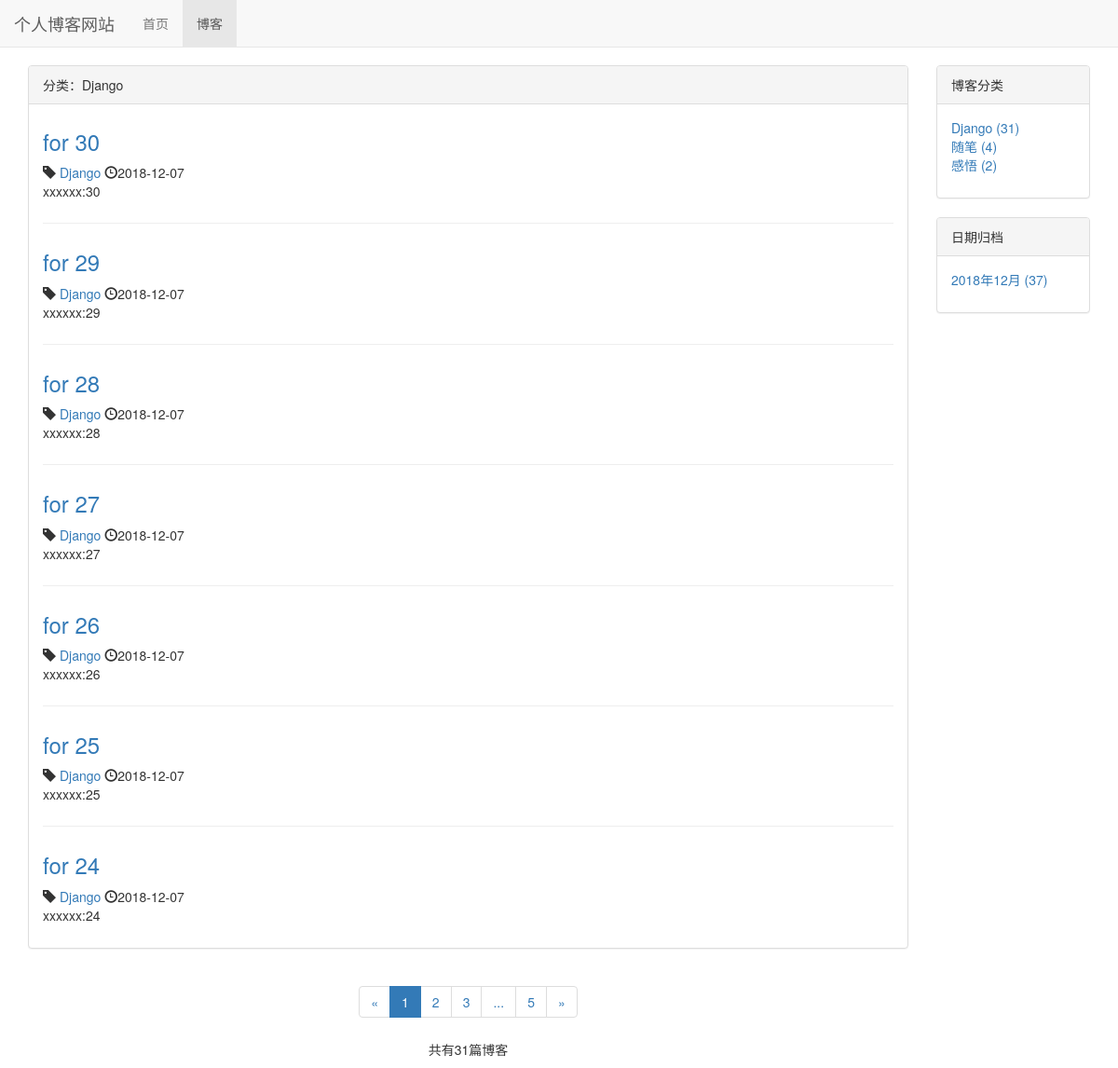
The page /blog/type/1 on the database its author committed.
### blog/models.py (models this page shows, shortened)
class BlogType (models.Model):
    type_name = models.CharField(max_length=15)
    def __str__ (self):  #让文章选择分类时能看到分类名
        return self.type_name
    def blog_count(self):
        return self.blog_set.count()  # blog_set 反向获取被关联外键的model（模型名称小写加_set）

class Blog(models.Model):
    title = models.CharField(max_length=50)
    blog_type = models.ForeignKey(BlogType,on_delete=models.DO_NOTHING)
    content = models.TextField()
    author = models.ForeignKey(User,on_delete=models.DO_NOTHING)
    created_time = models.DateTimeField(auto_now_add=True)
    last_updated_time = models.DateTimeField(auto_now=True)
    class Meta:
        ordering = ['-created_time']

### blog/views.py (the view)
# urls.py: path('type/<int:blog_type_pk>',views.blogs_with_type,name="blogs_with_type"),
def blogs_with_type(request,blog_type_pk):
    blog_type = get_object_or_404(BlogType,pk=blog_type_pk)
    blogs_all_list=Blog.objects.filter(blog_type=blog_type)
    context = {}
    context = get_blog_list_common_date(request,blogs_all_list)
    context['blog_type'] = blog_type
    return render_to_response('blog/blogs_with_type.html',context)

### blog/templates/blog/blogs_with_type.html (shortened to what this page needs)
{% extends 'blog/blog_list.html' %}
{% block blog_list_title %}
    分类：{{ blog_type.type_name }}
{% endblock %}

### blog/templates/blog/blog_list.html (shortened to what this page needs)
{% extends 'base.html' %}
{% block nav_blog_active %}active{%endblock%}
{% load staticfiles %}
{% block header_extends %}
    <link rel="stylesheet" href= "{% static 'blog/blog.css' %}" >
{% endblock %}
{% block content %}
    <div class="container">
        <div class="row">
            <div class=" col-xs-12 col-sm-8 col-md-9 col-lg-10">
                <div class="panel panel-default">
                    <div class="panel-heading"> {% block blog_list_title %}博客列表  {% endblock %}</div>
                    <div class="panel-body">
                        {% for blog in blogs %}
                            <div class="blog">
                                <h3><a href="{% url 'blog_detail' blog.pk %}">{{ blog.title }}</a></h3>
                                    <p class="blog-info">
                                        <span class="glyphicon glyphicon-tag"></span>
                                         <a href="{% url 'blogs_with_type' blog.blog_type.pk %}"> {{ blog.blog_type }}</a>
                                        <span class="glyphicon glyphicon-time"></span>{{ blog.created_time|date:"Y-m-d"}}
                                    </p>
                                <p>{{ blog.content|truncatechars:60}}</p>
                            </div>
                        {% empty %}
                            <div class="blog">
                                <p> <h3>暂无博客，敬请期待</h3></p>
                            </div>
                        {% endfor %}
                    </div>
                </div>
                <div class = "paginator">
                    <ul class="pagination">
                        <li>
                            {% if page_of_blogs.has_previous %}
                                <a href="?page={{ page_of_blogs.previous_page_number }}" aria-label="Previous">
                                    <span aria-hidden="true">&laquo;</span>
                                </a>
                            {% else %}
                                <span aria-hidden="true">&laquo;</span>
                            {% endif %}
                        </li>
                        {% for page_num in page_range %}
                            {% if page_num == page_of_blogs.number %}
                                <li class= "active"><span>{{ page_num }}</span></li>
                            {% elif page_num == '...' %}
                                <li><span>{{ page_num }}</span></li>
                            {% else %}
                                <li><a href="?page={{ page_num }}">{{ page_num }}</a></li>
                            {% endif %}
                        {% endfor %}
                        <li>
                            {% if page_of_blogs.has_next %}
                                <a href="?page={{ page_of_blogs.next_page_number }}" aria-label="Next">
                                    <span aria-hidden="true">&raquo;</span>
                                </a>
                            {% else %}
                                <span aria-hidden="true">&raquo;</span>
                            {% endif %}
                        </li>
                    </ul>
                    <p>
                        共有{{ page_of_blogs.paginator.count }}篇博客
                    </p>
                </div>
            </div>
            <div class=" hidden-xs col-sm-4 col-md-3 col-lg-2">
                <div class="panel panel-default">
                    <div class="panel-heading">博客分类</div>
                    <div class="panel-body">
                        <ul class="blog-types">
                            {% for  blog_type in blog_types %}
                                <li>
                                    <a href="{% url 'blogs_with_type' blog_type.pk %}">
                                        {{ blog_type.type_name }} ({{ blog_type.blog_count }})
                                    </a>
                                </li>
                            {% empty %}
                                <li>暂无分类</li>
                            {% endfor %}
                        </ul>
                    </div>
                </div>
                <div class="panel panel-default">
                    <div class="panel-heading">日期归档</div>
                    <div class="panel-body">
                        <ul>
                            {% for blog_date, blog_count in blog_dates.items %}
                                <li>
                                    <a href="{% url 'blogs_with_date' blog_date.year blog_date.month %}">
                                        {{ blog_date|date:"Y年m月" }} ({{ blog_count }})
                                    </a>
                                </li>
                            {% endfor %}
                        </ul>
                    </div>
                </div>
            </div>
        </div>
    </div>
{% endblock %}

### static/base.css (style rules this page uses)
* { margin: 0; padding: 0; }
body { margin-top: 70px!important; }
ul { list-style-type: none; }

### blog/static/blog/blog.css (style rules this page uses)
ul.blog-types { list-style-type: none; }
div.blog:not(:last-child) { margin-bottom: 2em; padding-bottom: 1em; border-bottom: 1px solid #eee; }
div.blog h3 { margin-top: 0.5em; }
div.blog p.blog-info { margin-bottom: 0; }
div.paginator { text-align: center; }

### rows shown on the page
BlogType: type_name "Django", blog_count "31"
Blog: title "for 30", blog_type "Django", created_time "2018-12-07", content "xxxxxx:30"
Blog: title "for 29", blog_type "Django", created_time "2018-12-07", content "xxxxxx:29"
Blog: title "for 28", blog_type "Django", created_time "2018-12-07", content "xxxxxx:28"
Blog: title "for 27", blog_type "Django", created_time "2018-12-07", content "xxxxxx:27"
Blog: title "for 26", blog_type "Django", created_time "2018-12-07", content "xxxxxx:26"
Blog: title "for 25", blog_type "Django", created_time "2018-12-07", content "xxxxxx:25"
Blog: title "for 24", blog_type "Django", created_time "2018-12-07", content "xxxxxx:24"
BlogType: type_name "随笔", blog_count "4"
BlogType: type_name "感悟", blog_count "2"

### other values the page prints
{{ page_num }} "1"
{{ page_num }} "2" "3" "5"
{{ page_num }} "..."
{{ page_of_blogs.paginator.count }} "31"
{{ blog_date|date:"Y年m月" }} "2018年12月"
{{ blog_count }} "37"
